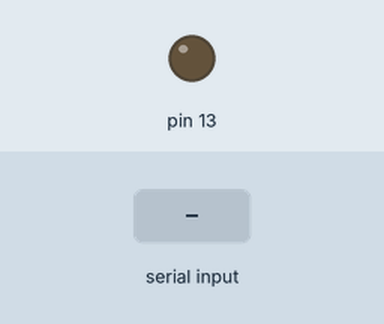
A sketch run on a simulated Arduino Uno, built with avr-gcc and run on an emulated ATmega328P. Shown: output pins drawn as LEDs (lit = HIGH). Dashed ring = blinking. The inputs (shaded band) are chosen by the test bench.

Above: at 1.2 s.
1.3 s: "b" received over Serial
At 2.1 s:
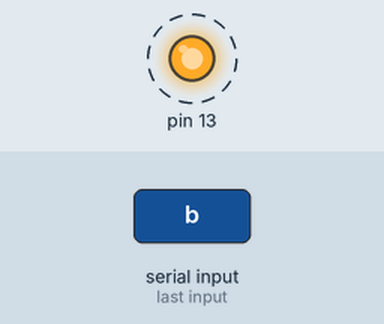
5.8 s: "v" received over Serial
Timing chart, 0 to 8.8 s (numbered marks = the images above; inputs shaded):
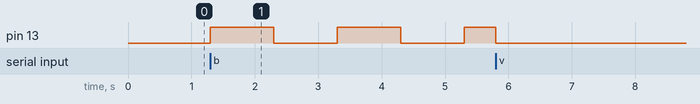

The sketch:

ovladani_led_pres_seriovou_linku.ino
```cpp
unsigned long cas_predtim = 0;
byte stav = LOW;
byte rezim = 0;

void setup() {

  // nasteveni seriove linky
  Serial.begin(9600);

  // nastaveni pinu se zabudovanou LED
  pinMode(13, OUTPUT);
}

void loop() {

  // kontrola prijeti znaku do Arduina
  if (Serial.available() > 0) {

    // ulozeni znaku do promenne
    char c = Serial.read();

    // zmena rezimu na zaklade prijateho znaku
    switch (c) {
      case 'z':
        rezim = 1;
        break;

      case 'v':
        rezim = 2;
        break;

      case 'b':
        rezim = 3;
        break;
    }
  }

  // obsluha LED (musi byt mimo kontrolu znaku, aby se provadelo i pri neprijeti znaku)
  switch (rezim) {
    case 1:

      // zhasne LED
      stav = HIGH;
      break;

    case 2:

      // rozsviti LED
      stav = LOW;
      break;

    case 3:

      // blika LED
      unsigned long cas_ted = millis();
      if (cas_ted - cas_predtim >= 1000) {
        stav = !stav;
        cas_predtim = cas_ted;
      }
      break;
  }

  // nastaevni pinu
  digitalWrite(13, stav);
}
```

Measured:
- after the input at 1.3 s, pin 13: alternates HIGH for 1.0 s and LOW for 1.0 s, starting at once
